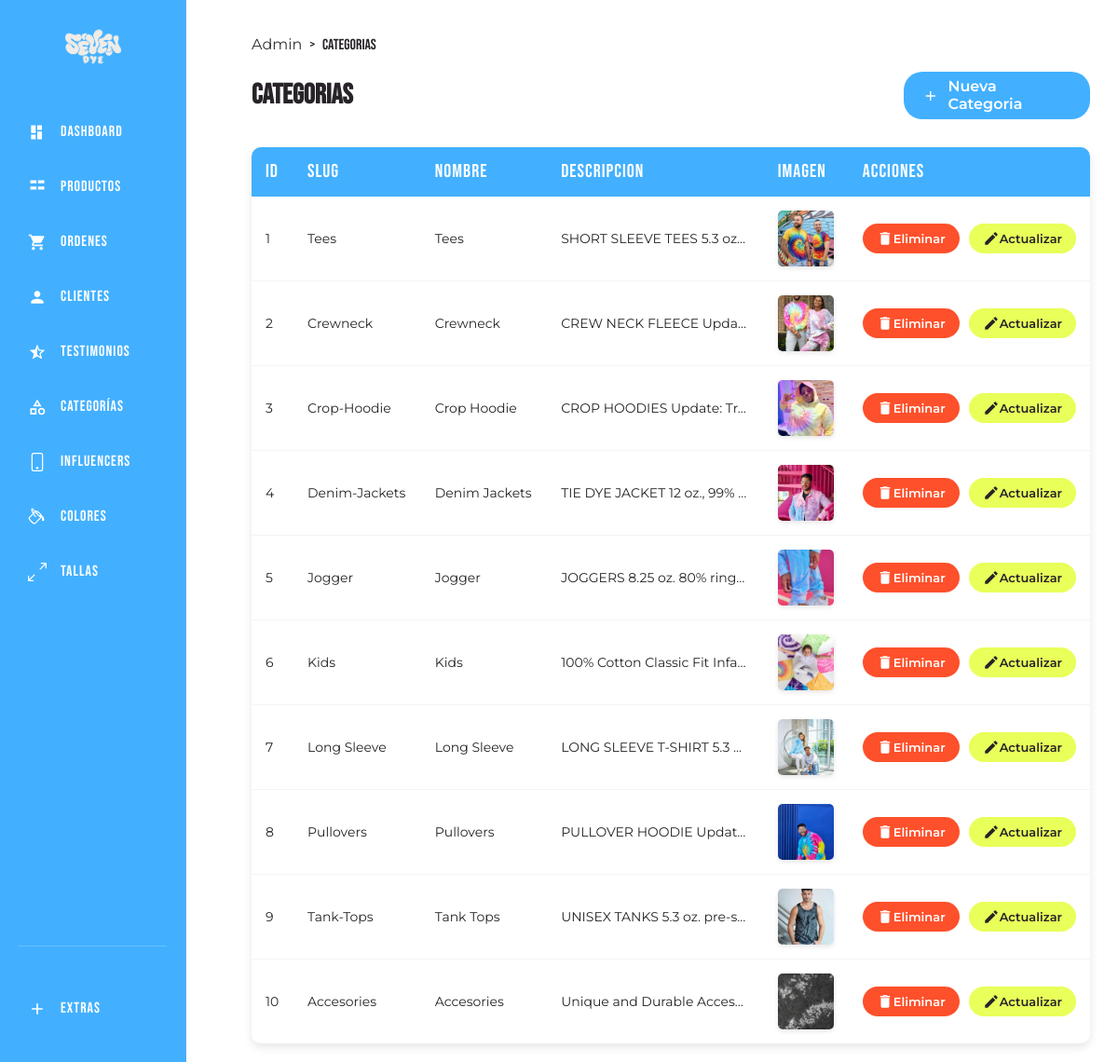
Screenshot of /categorias/admin (signed in) with the database file from the repository.
### tables this page shows
CREATE TABLE `categorias` (
  `id` int NOT NULL AUTO_INCREMENT,
  `slug` varchar(255) DEFAULT NULL,
  `nombre` varchar(255) DEFAULT NULL,
  `descripcion` longtext,
  `imagen` varchar(200) DEFAULT NULL,
  `importante` tinyint(1) DEFAULT NULL,
  `creado` date DEFAULT NULL,
  PRIMARY KEY (`id`),
  UNIQUE KEY `slug_UNIQUE` (`slug`)
);

### controllers/CategoriaController.php (called while the page is built, shortened)
<?php
class CategoriaController
{
    public static function index(Router $router)
    {
        $categorias = Categoria::all();
        $router->render('categorias/admin', [
            'categorias' => $categorias,
            'pageTitle' => 'categorias'
        ]);
    }
}

### public/index.php (called while the page is built, shortened)
<?php
$router = new Router();
$router->get('/admin', [DashboardController::class, 'index']);
$router->get('/testimonios/admin', [TestimonioController::class, 'index']);
$router->get('/testimonios/crear', [TestimonioController::class, 'crear']);
$router->post('/testimonios/crear', [TestimonioController::class, 'crear']);
$router->get('/testimonios/actualizar', [TestimonioController::class, 'actualizar']);
$router->post('/testimonios/actualizar', [TestimonioController::class, 'actualizar']);
$router->post('/testimonios/eliminar', [TestimonioController::class, 'eliminar']);
$router->get('/influencers/admin', [InfluencerController::class, 'index']);
$router->get('/influencers/crear', [InfluencerController::class, 'crear']);
$router->post('/influencers/crear', [InfluencerController::class, 'crear']);
$router->get('/influencers/actualizar', [InfluencerController::class, 'actualizar']);
$router->post('/influencers/actualizar', [InfluencerController::class, 'actualizar']);
$router->post('/influencers/eliminar', [InfluencerController::class, 'eliminar']);
$router->get('/categorias/admin', [CategoriaController::class, 'index']);
$router->get('/categorias/crear', [CategoriaController::class, 'crear']);
$router->post('/categorias/crear', [CategoriaController::class, 'crear']);
$router->get('/categorias/actualizar', [CategoriaController::class, 'actualizar']);
$router->post('/categorias/actualizar', [CategoriaController::class, 'actualizar']);
$router->post('/categorias/eliminar', [CategoriaController::class, 'eliminar']);
$router->get('/colores/admin', [ColorController::class, 'index']);
$router->get('/colores/crear', [ColorController::class, 'crear']);
$router->post('/colores/crear', [ColorController::class, 'crear']);
$router->get('/colores/actualizar', [ColorController::class, 'actualizar']);
$router->post('/colores/actualizar', [ColorController::class, 'actualizar']);
$router->post('/colores/eliminar', [ColorController::class, 'eliminar']);
$router->get('/tallas/admin', [TallaController::class, 'index']);
$router->get('/tallas/crear', [TallaController::class, 'crear']);
$router->post('/tallas/crear', [TallaController::class, 'crear']);
$router->get('/tallas/actualizar', [TallaController::class, 'actualizar']);
$router->post('/tallas/actualizar', [TallaController::class, 'actualizar']);
$router->post('/tallas/eliminar', [TallaController::class, 'eliminar']);
$router->get('/productos/admin', [ProductoController::class, 'index']);
$router->get('/productos/crear', [ProductoController::class, 'crear']);
$router->post('/productos/crear', [ProductoController::class, 'crear']);
$router->get('/productos/actualizar', [ProductoController::class, 'actualizar']);
$router->post('/productos/actualizar', [ProductoController::class, 'actualizar']);
$router->post('/productos/eliminar', [ProductoController::class, 'eliminar']);
$router->get('/clientes/admin', [ClienteController::class, 'index']);
$router->get('/clientes/actualizar', [ClienteController::class, 'actualizar']);
$router->post('/clientes/actualizar', [ClienteController::class, 'actualizar']);
$router->get('/login', [LoginController::class, 'login']);
$router->post('/login', [LoginController::class, 'login']);
$router->get('/register',[LoginController::class, 'registro']);
$router->post('/register',[LoginController::class, 'registro']);
$router->get('/logout', [LoginController::class, 'logout']);
$router->get('/google/login', [GoogleController::class, 'login']);
$router->get('/google/callback', [GoogleController::class, 'callback']);
$router->get('/olvide', [LoginController::class, 'olvide']);
$router->post('/olvide', [LoginController::class, 'olvide']);
$router->get('/recuperar', [LoginController::class, 'recuperar']);
$router->post('/recuperar', [LoginController::class, 'recuperar']);
$router->get('/confirmar-cuenta', [LoginController::class, 'confirmar']);
$router->get('/mensaje', [LoginController::class, 'mensaje']);
$router->get('/perfil', [UsuarioController::class, 'actualizar']);
$router->post('/perfil', [UsuarioController::class, 'actualizar']);
$router->get('/', [PaginasController::class, 'index']);
$router->get('/nosotros', [PaginasController::class, 'nosotros']);
$router->get('/contacto', [PaginasController::class, 'contacto']);
$router->post('/contacto', [PaginasController::class, 'contacto']);
$router->get('/carrito', [CarritoController::class, 'index']);
$router->post('/carrito/agregar', [CarritoController::class, 'agregar']);
$router->post('/carrito/actualizar', [CarritoController::class, 'actualizar']);
$router->post('/carrito/eliminar', [CarritoController::class, 'eliminar']);
$router->get('/tienda', [TiendaController::class, 'index']);
$router->get('/tienda/{slug}', [TiendaController::class, 'indexSlug']);
$router->get('/detalles/{slug}', [TiendaController::class, 'detalles']);
$router->get('/deseos', [DeseoController::class, 'index']);
$router->get('/deseos/verificar', [DeseoController::class, 'verificar']);
$router->post('/deseos/guardar', [DeseoController::class, 'guardar']);
$router->post('/deseos/eliminar', [DeseoController::class, 'eliminar']);
$router->comprobarRutas();

### models/ActiveRecord.php (called while the page is built, shortened)
<?php
class ActiveRecord
{
    protected static $db;
    protected static $tabla = '';
    public static function setDB($database)
    {
        self::$db = $database;
    }
    public static function all()
    {
        $query = "SELECT * FROM " . static::$tabla . " ORDER BY id ASC ";
        $resultado = self::consultarSQL($query);
        return $resultado;
    }
    public static function consultarSQL($query)
    {
        $resultado = self::$db->query($query);
        $array = [];
        while ($registro = $resultado->fetch_assoc()) {
            $array[] = static::crearObjeto($registro);
        }
        return $array;
    }
    protected static function crearObjeto($registro)
    {
        $objeto = new static;
        foreach ($registro as $key => $value):
            if (property_exists($objeto, $key)) {
                $objeto->$key = $value;
            }
        endforeach;
        return $objeto;
    }
}

### views/categorias/admin.php (the view, shortened to what this page needs)
<?php include __DIR__ . "/../templates/admin-header.php"; ?>
<main class="dashboard__content">
    <div class="influencers">
        <div class="dashboard__breadcrumb">
            <p>
                <a href="/admin">Admin</a>
                <span>></span>
                <?php echo $pageTitle; ?>
            </p>
        </div>
        <div class="influencers__header">
            <h2>Categorias</h2>
            <a href="/categorias/crear" class="influencers__nuevo">
                <svg xmlns="http://www.w3.org/2000/svg" viewBox="0 0 24 24" fill="currentColor">
                    <path d="M19 13h-6v6h-2v-6H5v-2h6V5h2v6h6v2z" />
                </svg>
                Nueva Categoria
            </a>
        </div>
        <table class="influencers__tabla">
            <thead>
                <tr>
                    <th>Id</th>
                    <th>Slug</th>
                    <th>Nombre</th>
                    <th>Descripcion</th>
                    <th>Imagen</th>
                    <th>Acciones</th>
                </tr>
            </thead>
            <tbody>
                <?php foreach ($categorias as $categoria) { ?>
                    <tr>
                        <td><?php echo $categoria->id; ?></td>
                        <td><?php echo $categoria->slug; ?></td>
                        <td><?php echo $categoria->nombre; ?></td>
                        <td>
                            <div class="influencers__descripcion"><?php echo $categoria->descripcion; ?></div>
                        </td>
                        <td> <img src="/imagenes/<?php echo $categoria->imagen; ?>" class="imagen-tabla"> </td>
                        <td>
                            <div class="influencers__acciones">
                                <form method="POST" action="/categorias/eliminar">
                                    <button type="submit" class="boton-eliminar">
                                        <svg xmlns="http://www.w3.org/2000/svg" viewBox="0 0 24 24" fill="currentColor" width="18" height="18">
                                            <path d="M6 19c0 1.1.9 2 2 2h8c1.1 0 2-.9 2-2V7H6v12zM19 4h-3.5l-1-1h-5l-1 1H5v2h14V4z" />
                                        </svg>
                                        Eliminar
                                    </button>
                                </form>
                                <a href="/categorias/actualizar?id=<?php echo $categoria->id; ?>" class="boton-actualizar">
                                    <svg xmlns="http://www.w3.org/2000/svg" viewBox="0 0 24 24" fill="currentColor" width="18" height="18">
                                        <path d="M3 17.25V21h3.75L17.81 9.94l-3.75-3.75L3 17.25zM20.71 7.04c.39-.39.39-1.02 0-1.41l-2.34-2.34c-.39-.39-1.02-.39-1.41 0l-1.83 1.83 3.75 3.75 1.83-1.83z" />
                                    </svg>
                                    Actualizar
                                </a>
                            </div>
                        </td>
                    </tr>
                <?php } ?>
            </tbody>
        </table>
    </div>
</main>

### Router.php (shortened to what this page needs)
<?php
class Router {
    public $rutasGET = [];
    public $rutasPOST = [];
    public function get($url, $fn) {
        $this->rutasGET[] = ['pattern' => $this->crearPatron($url), 'callback' => $fn];
    }
    public function post($url, $fn) {
        $this->rutasPOST[] = ['pattern' => $this->crearPatron($url), 'callback' => $fn];
    }
    private function crearPatron($url) {
        $regex = preg_replace('/\{(\w+)\}/', '(?P<\1>[^/]+)', $url);
        return '#^' . $regex . '$#';
    }
    public function comprobarRutas() {
        $urlActual = $_SERVER['PATH_INFO'] ?? '/';
        $metodo = $_SERVER['REQUEST_METHOD'];
        $rutas = $metodo === 'GET' ? $this->rutasGET : $this->rutasPOST;
        foreach ($rutas as $ruta) {
            if (preg_match($ruta['pattern'], $urlActual, $coincidencias)) {
                $parametros = array_filter($coincidencias, 'is_string', ARRAY_FILTER_USE_KEY);
                call_user_func_array($ruta['callback'], array_merge([$this], $parametros));
                return;
            }
        }
    }
    public function render($view, $datos = []) {
        include __DIR__ . "/views/$view.php";
        include __DIR__ . "/views/layout.php";
    }
}

### rows the page displays
categorias: id "1", slug "Tees", nombre "Tees", descripcion "SHORT SLEEVE TEES 5.3 oz…", imagen (picture)
categorias: id "2", slug "Crewneck", nombre "Crewneck", descripcion "CREW NECK FLEECE Upda…", imagen (picture)
categorias: id "3", slug "Crop-Hoodie", nombre "Crop Hoodie", descripcion "CROP HOODIES Update: Tr…", imagen (picture)
categorias: id "4", slug "Denim-Jackets", nombre "Denim Jackets", descripcion "TIE DYE JACKET 12 oz., 99%…", imagen (picture)
categorias: id "5", slug "Jogger", nombre "Jogger", descripcion "JOGGERS 8.25 oz. 80% ring…", imagen (picture)
categorias: id "6", slug "Kids", nombre "Kids", descripcion "100% Cotton Classic Fit Infa…", imagen (picture)
categorias: id "7", slug "Long Sleeve", nombre "Long Sleeve", descripcion "LONG SLEEVE T-SHIRT 5.3…", imagen (picture)
categorias: id "8", slug "Pullovers", nombre "Pullovers", descripcion "PULLOVER HOODIE Updat…", imagen (picture)
categorias: id "9", slug "Tank-Tops", nombre "Tank Tops", descripcion "UNISEX TANKS 5.3 oz. pre-s…", imagen (picture)
categorias: id "10", slug "Accesories", nombre "Accesories", descripcion "Unique and Durable Acces…", imagen (picture)
